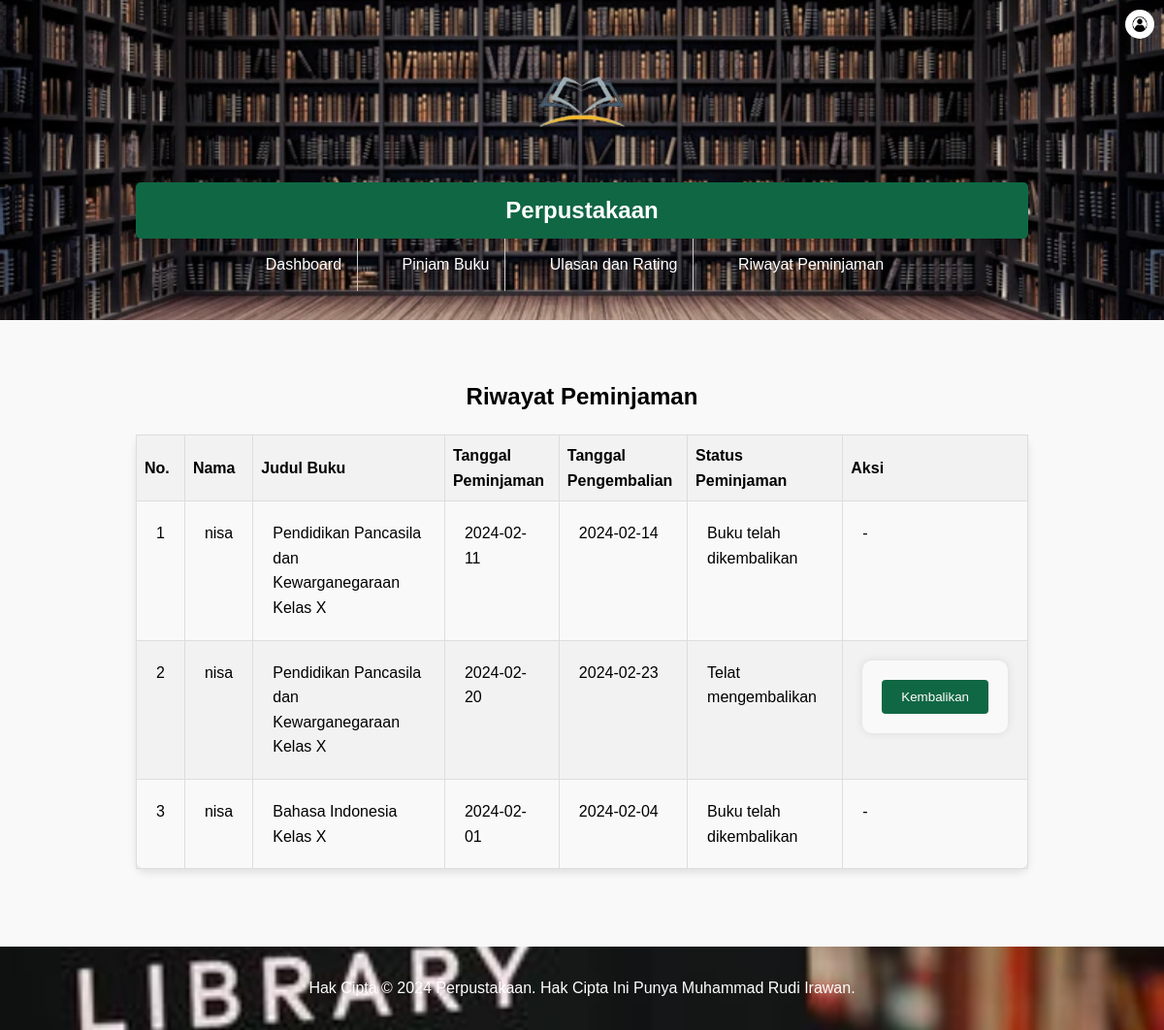
The page /riwayat_peminjaman.php (signed in) on the database its author committed.
### tables this page shows
CREATE TABLE `peminjaman` (
  `PeminjamanID` int(11) NOT NULL,
  `UserID` int(11) NOT NULL,
  `BukuID` int(11) NOT NULL,
  `TanggalPeminjaman` date NOT NULL,
  `TanggalPengembalian` date NOT NULL,
  `StatusPeminjaman` varchar(50) NOT NULL
);

CREATE TABLE `user` (
  `UserID` int(11) NOT NULL,
  `Username` varchar(255) NOT NULL,
  `Password` varchar(255) NOT NULL,
  `Email` varchar(255) NOT NULL,
  `NamaLengkap` varchar(255) NOT NULL,
  `Alamat` text NOT NULL,
  `level` enum('administrator','petugas','peminjam') NOT NULL
);

CREATE TABLE `buku` (
  `BukuID` int(11) NOT NULL,
  `Judul` varchar(255) NOT NULL,
  `Penulis` varchar(255) NOT NULL,
  `Penerbit` varchar(255) NOT NULL,
  `TahunTerbit` int(11) NOT NULL
);

### riwayat_peminjaman.php (the view, shortened to what this page needs)
<?php
include('koneksi.php');
?><!DOCTYPE html>
<html lang="en">
<head>
    <link rel="stylesheet" href="style.css">
</head>
<body>
    <header class="header">
        <div class="container">
        <img src="img/buku1.png" alt="image" class="book-img">
            <h1 class="logo">Perpustakaan</h1>
            <nav class="navbar">
                <ul class="nav-menu">
                    <li class="nav-item"><a href="peminjam.php">Dashboard</a></li>
                    <li class="nav-item"><a href="peminjamann.php">Pinjam Buku</a></li>
                    <li class="nav-item"><a href="ulasanrating.php">Ulasan dan Rating</a></li>
                    <li class="nav-item"><a href="riwayat_peminjaman.php">Riwayat Peminjaman</a></li>
                </ul>
                <div class="profile" onclick="toggleDropdown()">
                    <img src="img/profile.png" alt="Profil" class="profile-img">
                </div>
            </nav>
        </div>
    </header>
    <section class="content">
        <div class="container">
            <h2>Riwayat Peminjaman</h2>
            <table class="content-table">
                <thead>
                    <tr>
                        <th>No.</th>
                        <th>Nama</th>
                        <th>Judul Buku</th>
                        <th>Tanggal Peminjaman</th>
                        <th>Tanggal Pengembalian</th>
                        <th>Status Peminjaman</th>
                        <th>Aksi</th>
                    </tr>
                </thead>
                <tbody>
                    <?php
                    if(isset($_SESSION['UserID'])) {
                        $userID = $_SESSION['UserID'];
                        $sql = "SELECT PeminjamanID, user.Username, buku.Judul, peminjaman.TanggalPeminjaman, peminjaman.TanggalPengembalian, peminjaman.StatusPeminjaman
                                FROM peminjaman
                                JOIN buku ON peminjaman.BukuID = buku.BukuID
                                JOIN user ON peminjaman.UserID = user.UserID
                                WHERE peminjaman.UserID = '$userID'";
                        $result = $conn->query($sql);
                        if ($result) {
                            if ($result->num_rows > 0) {
                                $no = 1;
                                while($row = $result->fetch_assoc()) {
                                    echo "<tr>";
                                    echo "<td>" . $no . "</td>";
                                    echo "<td>" . $row['Username'] . "</td>";
                                    echo "<td>" . $row['Judul'] . "</td>";
                                    echo "<td>" . $row['TanggalPeminjaman'] . "</td>";
                                    echo "<td>" . $row['TanggalPengembalian'] . "</td>";
                                    echo "<td>";
                                    if ($row['StatusPeminjaman'] == 'dipinjam') {
                                        $tanggalPengembalian = $row['TanggalPengembalian'];
                                        $tanggalSekarang = date("Y-m-d");
                                        if ($tanggalSekarang <= $tanggalPengembalian) {
                                            echo "Dipinjam";
                                        } else {
                                            echo "Telat mengembalikan";
                                        }
                                    } else {
                                        echo "Buku telah dikembalikan";
                                    }
                                    echo "</td>";
                                    echo "<td>";
                                    if ($row['StatusPeminjaman'] == 'dipinjam') {
                                        echo "<form action='proses_pengembalian.php' method='post'>";
                                        echo "<button type='submit' name='kembalikan'>Kembalikan</button>";
                                        echo "</form>";
                                    } else {
                                        echo "-";
                                    }
                                    echo "</td>";
                                    echo "</tr>";
                                    $no++;
                                }
                            } else {
                                echo "<tr><td colspan='7'>Tidak ada riwayat peminjaman.</td></tr>";
                            }
                        } else {
                            echo "Error: " . $sql . "<br>" . $conn->error;
                        }
                    }
                    ?>
                </tbody>
            </table>
        </div>
    </section>
    <footer class="footer">
        <div class="container">
            <p>Hak Cipta © 2024 Perpustakaan. Hak Cipta Ini Punya Muhammad Rudi Irawan.</p>
        </div>
    </footer>
</body>
</html>

### style.css (style rules this page uses)
* { margin: 0; padding: 0; box-sizing: border-box; }
body { font-family: Arial, sans-serif; line-height: 1.6; background-color: #f9f9f9; }
.container { width: 80%; margin: 0 auto; }
.header { background-color: #333; color: #fff; padding: 20px 0; }
.logo { margin: 0; font-size: 24px; }
.navbar { text-align: right; }
.nav-menu { list-style: none; }
.nav-item { display: inline; margin-right: 20px; }
.nav-item a { color: #6ae20e; text-decoration: none; }
.content { padding: 40px 0; }
.footer { background-color: #333; color: #fff; padding: 20px 0; text-align: center; }
.container h2 { text-align: center; margin-bottom: 20px; }
form { background-color: #f9f9f9; padding: 20px; border-radius: 10px; box-shadow: 0 0 10px rgba(0, 0, 0, 0.1); }
table { width: 100%; border-collapse: collapse; margin-bottom: 20px; }
table th, table td { padding: 8px; border: 1px solid #ddd; text-align: left; }
table th { background-color: #f2f2f2; }
table tr:nth-child(even) { background-color: #f2f2f2; }
.header { color: white; text-align: center; padding: 10px 0; background-image: url("img/2.jpg"); background-size: cover; background-position: center; }
.footer { color: white; text-align: center; padding: 10px 0; background-image: url("img/lib.jpg"); background-size: cover; background-position: center; }
.nav-menu { list-style-type: none; margin: 0; padding: 0; }
.nav-menu li { display: inline; }
.nav-menu li a { color: white; padding: 14px 16px; text-decoration: none; }
button { background-color: #106744; color: white; padding: 10px 20px; border: none; border-radius: 4px; cursor: pointer; }
.content-table { width: 100%; border-collapse: collapse; margin-bottom: 20px; box-shadow: 0 4px 8px rgba(0, 0, 0, 0.1); border-radius: 10px; }
.content-table td { padding: 20px; border: 1px solid #ddd; vertical-align: top; }
.container { width: 80%; margin: 0 auto; padding: 20px; }
.logo { background-color: #106744; color: #fff; padding: 10px 20px; border-radius: 5px; box-shadow: 0 2px 4px rgba(0, 0, 0, 0.1); }
.nav-menu { list-style-type: none; margin: 0; padding: 0; text-align: center; }
.nav-item { display: inline-block; margin: 0 5px; }
.nav-item a { display: inline-block; padding: 10px 20px; text-decoration: none; border-radius: 5px; transition: background-color 0.3s; }
.nav-item:not(:last-child) { border-right: 1px solid #ccc; }

### riwayat_peminjaman.php (style rules this page uses)
.nav-menu { list-style-type: none; margin: 0; padding: 0; text-align: center; }
.nav-item { display: inline-block; margin: 0 5px; }
.nav-item a { display: inline-block; padding: 10px 20px; text-decoration: none; border-radius: 5px; transition: background-color 0.3s; }
.nav-item:not(:last-child) { border-right: 1px solid #ccc; }
.profile-img { width: 30px; height: 30px; border-radius: 50%; }
.header { position: relative; }
.profile { position: absolute; top: 10px; right: 10px; cursor: pointer; }
.nav-menu { position: relative; }
.nav-menu .nav-item { display: inline-block; margin-right: 20px; }
.book-img { width: 150px; height: auto; margin-left: 0px; }

### rows shown on the page
peminjaman: UserID.Username "nisa", BukuID.Judul "Pendidikan Pancasila dan Kewarganegaraan Kelas X", TanggalPeminjaman "2024-02-11", TanggalPengembalian "2024-02-14", StatusPeminjaman "Buku telah dikembalikan"
peminjaman: UserID.Username "nisa", BukuID.Judul "Pendidikan Pancasila dan Kewarganegaraan Kelas X", TanggalPeminjaman "2024-02-20", TanggalPengembalian "2024-02-23", StatusPeminjaman "Telat mengembalikan"
peminjaman: UserID.Username "nisa", BukuID.Judul "Bahasa Indonesia Kelas X", TanggalPeminjaman "2024-02-01", TanggalPengembalian "2024-02-04", shows "Buku telah dikembalikan"
